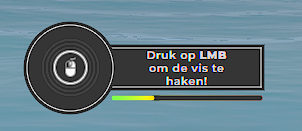
#> input picture Action.png, 302 x 131 px
$ python -i image_processing.py   (imports and definitions only)
#> lines starting #> are read from the running program, lines starting #| are printed output that depends on the picture
import pywinauto
import cv2
import numpy as np
from PIL import ImageGrab

def load_image(image_path):
    return cv2.imread(image_path, cv2.IMREAD_COLOR)

def find_image_on_screen(image, confidence=0.8):
    screenshot = ImageGrab.grab()
    screenshot_np = np.array(screenshot)
    screenshot_gray = cv2.cvtColor(screenshot_np, cv2.COLOR_BGR2GRAY)
    image_gray = cv2.cvtColor(image, cv2.COLOR_BGR2GRAY)
    result = cv2.matchTemplate(screenshot_gray, image_gray, cv2.TM_CCOEFF_NORMED)
    _, max_val, _, max_loc = cv2.minMaxLoc(result)

    if max_val >= confidence:
        return max_loc, image.shape[1::-1]  # (x, y), (width, height)
    return None, None

def click_image(location, size, x_offset, y_offset):
    x, y = location
    width, height = size
    center_x = x + width // 2 + x_offset
    center_y = y + height // 2 + y_offset
    pywinauto.mouse.click(button='left', coords=(center_x, center_y))

def open_menu(x_offset, y_offset, pos1):
    pywinauto.keyboard.send_keys('{J down}')
    pywinauto.mouse.click(button='left', coords=(0, 0))
    pywinauto.mouse.click(button='left', coords=pos1)
    pywinauto.keyboard.send_keys('{J up}')

>>> import cv2
>>> picture = cv2.imread('Action.png', cv2.IMREAD_GRAYSCALE)
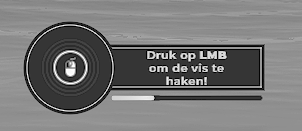
#> picture: shape (131, 302); min 0, max 255, mean 117.2
>>> result = find_image_on_screen(picture)
#> (the run stopped early here; a loop or call above may not have finished)

$ run again, on Wait.png
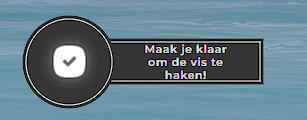
#> input picture Wait.png, 307 x 120 px
#> `picture = cv2.imread('Action.png', cv2.IMREAD_GRAYSCALE)`:
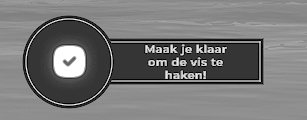
#> picture: shape (120, 307); min 0, max 255, mean 118.7
